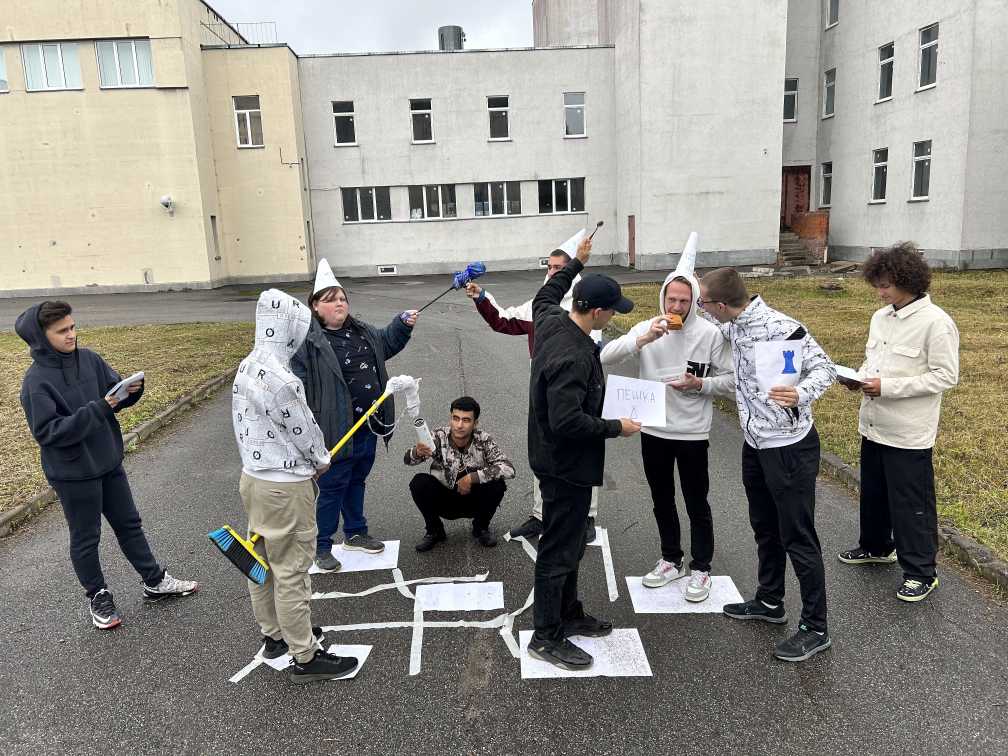
#> input picture folder/filters/1_f1.jpg, 4032 x 3024 px (shown at 1/4 size); its folder holds only this picture in this run
$ python -i main.py   (imports and definitions only)
#> lines starting #> are read from the running program, lines starting #| are printed output that depends on the picture
import os
from concurrent.futures import ThreadPoolExecutor
from PIL import Image, ImageEnhance, ImageOps


def sepia(inp, out_path):
    try:
        image = Image.open(inp)
        sepia_image = ImageOps.colorize(image.convert('L'), '#704214', '#C0C080')
        sepia_image.save(out_path)
    except Exception as e:
        print(f'К файлу {inp} невозможно применить фильтр в виду ошибки: {str(e)}')


def sharpen(inp, out_path):
    try:
        image = Image.open(inp)
        sharpened_image = ImageEnhance.Sharpness(image).enhance(2.0)
        sharpened_image.save(out_path)
    except Exception as e:
        print(f'К файлу {inp} невозможно применить фильтр в виду ошибки: {str(e)}')


def resize(inp, out_path):
    try:
        image = Image.open(inp)
        resized_image = image.resize((300, 300))
        resized_image.save(out_path)
    except Exception as e:
        print(f'К файлу {inp} невозможно применить фильтр в виду ошибки: {str(e)}')


def process(inp, out_folder):
    image_name = os.path.basename(inp)
    filename, _ = os.path.splitext(image_name)

    sharpen(inp, os.path.join(out_folder, f'{filename}_f1.jpg'))
    sepia(inp, os.path.join(out_folder, f'{filename}_f2.jpg'))
    resize(inp, os.path.join(out_folder, f'{filename}_f3.jpg'))

def parallel_images(image_folder, out_folder):
    if not os.path.exists(out_folder):
        os.makedirs(out_folder)
    tasks = []
    for image_name in os.listdir(image_folder):
        image_path = os.path.join(image_folder, image_name)
        if os.path.isfile(image_path) and image_name.lower().endswith(('.png', '.jpg', '.jpeg')):
            tasks.append((image_path, out_folder))

    with ThreadPoolExecutor() as executor:
        executor.map(lambda args: process(*args), tasks)

image_folder = r'C:\Users\sibfl\OneDrive\photo'
out_folder = r'C:\Users\sibfl\OneDrive\photo\new'

# [1 line not run here, left out]

>>> import cv2
>>> picture = cv2.imread('folder/filters/1_f1.jpg', cv2.IMREAD_GRAYSCALE)
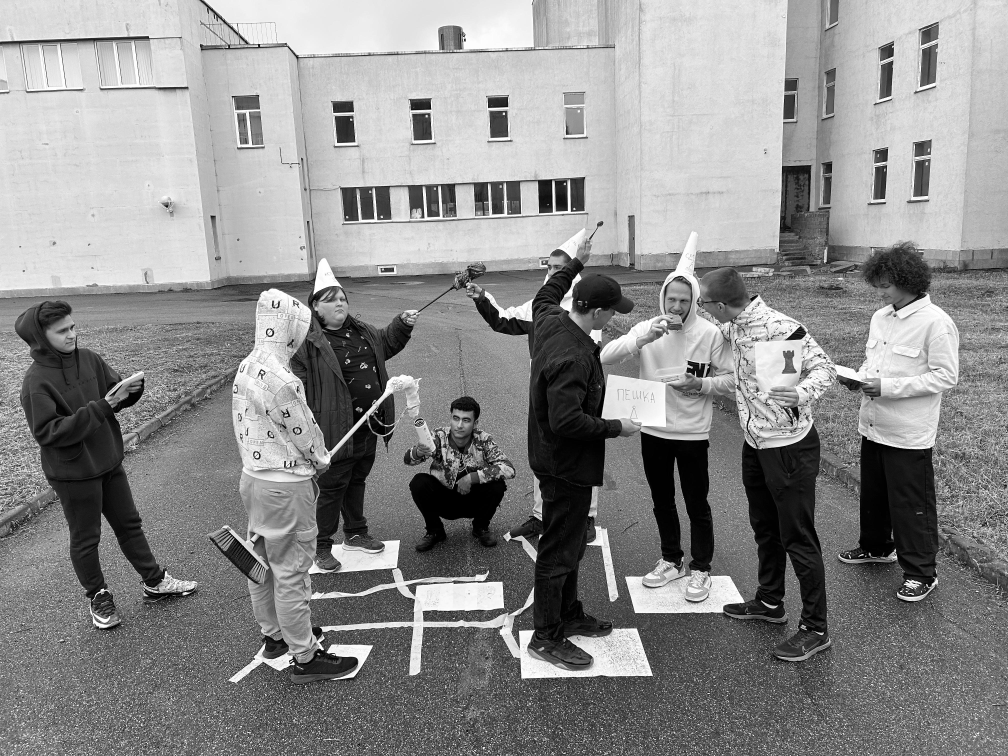
#> picture: shape (3024, 4032) (shown at 1/4 size); min 0, max 255, mean 140.4
>>> result = process(picture, 'out.png')
#> (the run stopped early here; a loop or call above may not have finished)

$ run again, on folder/filters/2_f1.jpg
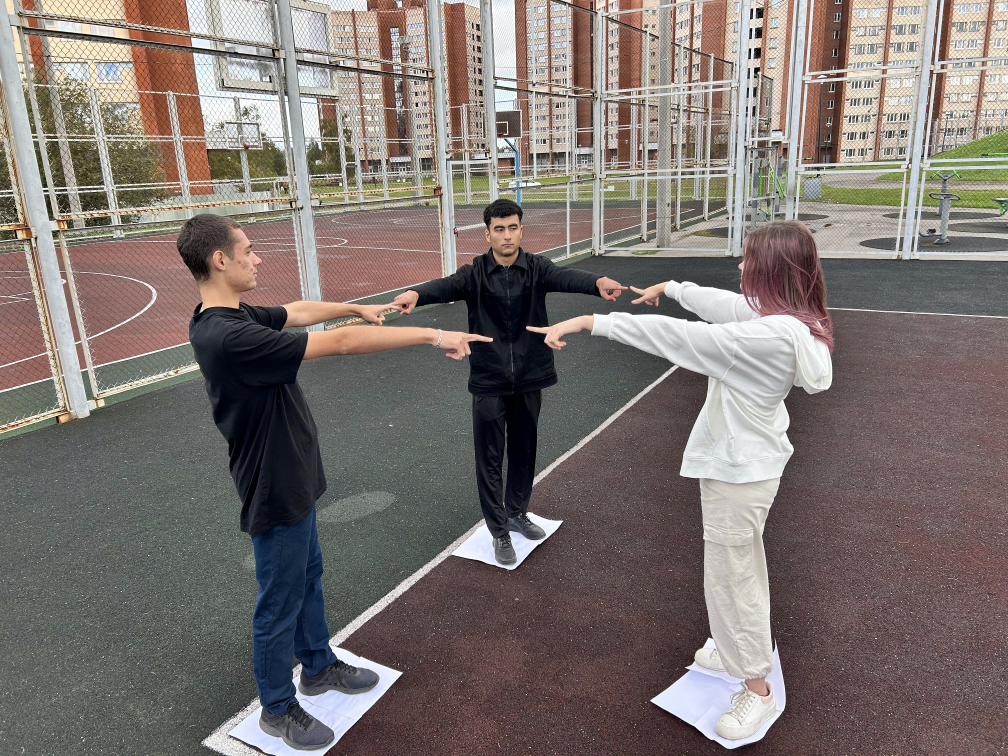
#> input picture folder/filters/2_f1.jpg, 4032 x 3024 px (shown at 1/4 size)
#> `picture = cv2.imread('folder/filters/1_f1.jpg', cv2.IMREAD_GRAYSCALE)`:
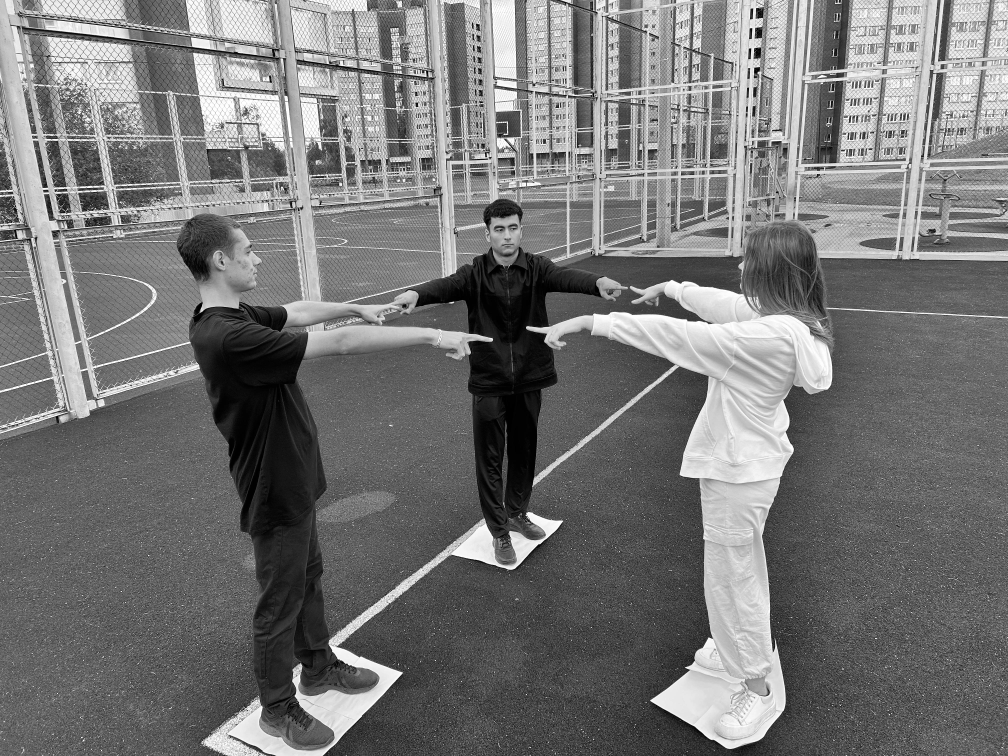
#> picture: shape (3024, 4032) (shown at 1/4 size); min 0, max 255, mean 118.2
